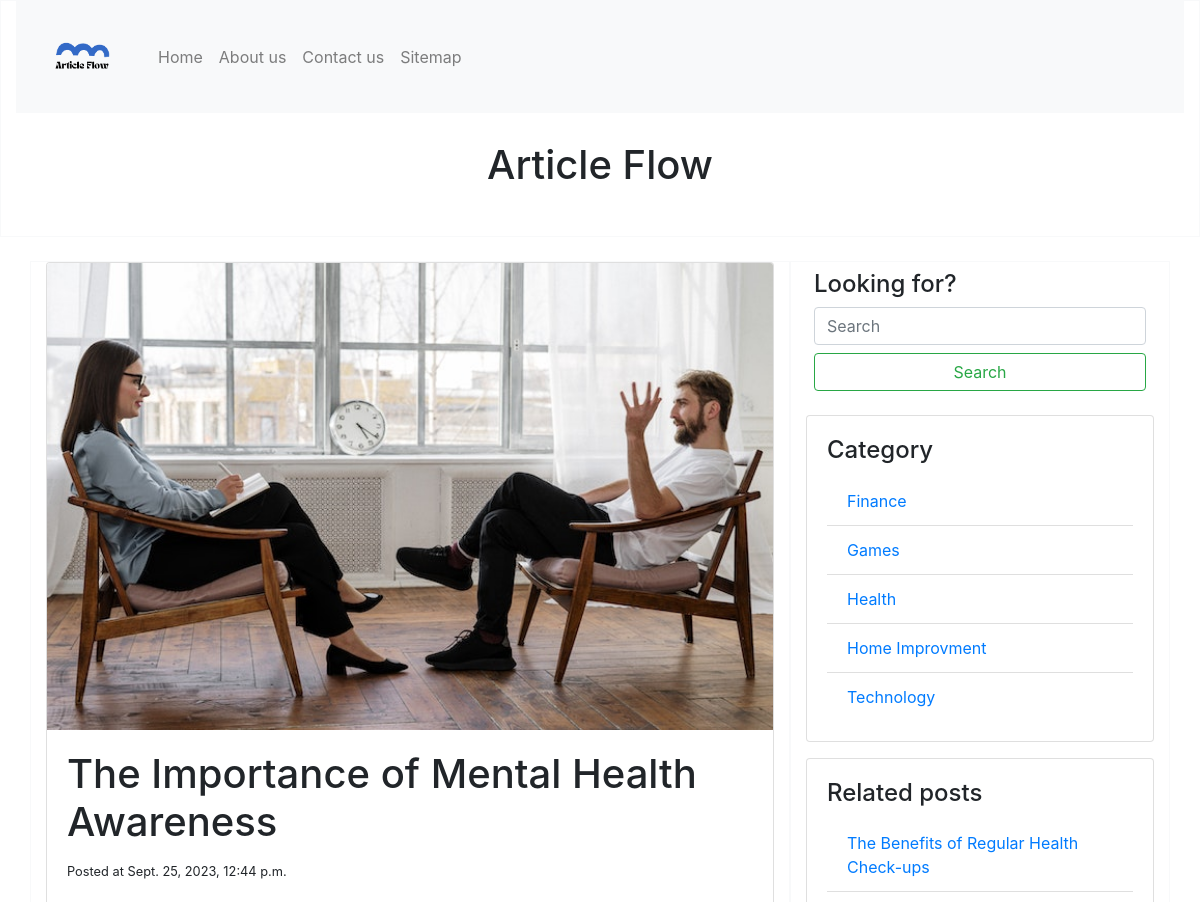
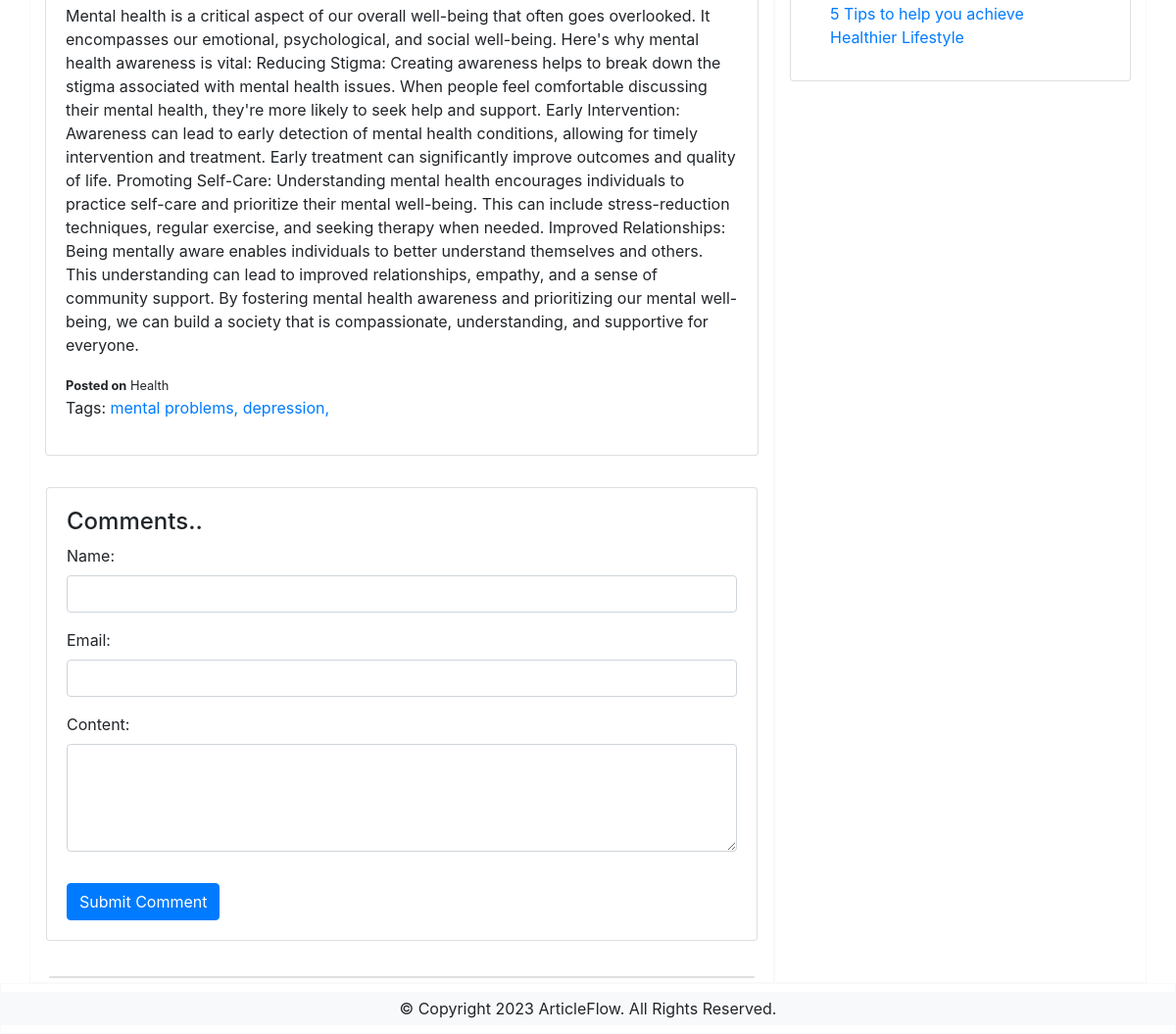
The app's page /blog/the-importance-of-mental-health-awareness/ with its own data (2 pictures, top to bottom).
### blogapp/models.py (models this page shows, shortened)
class Post(models.Model):
    option = (
        ('draft', 'Draft'),
        ('published', 'Published'),
    )
    title = models.CharField(max_length=250)
    slug = slug = AutoSlugField(
        populate_from='title', unique=True, null=True, default=None)
    content = models.TextField()
    images = models.ImageField(upload_to='images')
    category = models.ForeignKey(Category, on_delete=models.CASCADE)
    created_at = models.DateTimeField(auto_now_add=True)
    updated_at = models.DateTimeField(auto_now=True)
    pub_status = models.CharField(
        max_length=10, choices=option, default='draft')
    author = models.ForeignKey(User, on_delete=models.PROTECT)
    tags = TaggableManager()
    class Meta:
        ordering = ['-created_at']

class Category(models.Model):
    title = models.CharField(max_length=250)
    slug = slug = AutoSlugField(
        populate_from='title', unique=True, null=True, default=None)
    def __str__(self):
        return self.title
    class Meta:
        ordering = ['title']
        verbose_name_plural = 'Categories'

### blogapp/views.py (the view)
# urls.py: path('blog/<slug:slug>/', views.post_detail, name='post_detail'),
def post_detail(request, slug):
    post = get_object_or_404(Post, slug=slug)
    all_cat = Category.objects.all()
    category = post.category
    related_posts = Post.objects.filter(category=category).exclude(slug=slug)
    all_comments = post.comments.all()
    if request.method == "POST":
        form = CommentForm(request.POST)
        if form.is_valid():
            comment = form.save(commit=False)
            comment.post = post
            comment.save()
    else:
        form = CommentForm()
    context = {
        'post': post,
        'related_posts': related_posts,
        'all_cats': all_cat,
        'cform': form,
        'all_comments': all_comments,
    }
    return render(request, 'postdetail.html', context)

### blogapp/forms.py
class CommentForm(forms.ModelForm):
    class Meta:
        model = Comment
        fields = ['name', 'email', 'content']
        widgets = {
            'name': forms.TextInput(attrs={'class': 'form-control'}),
            'email': forms.EmailInput(attrs={'class': 'form-control'}),
            'content': forms.Textarea(attrs={'class': 'form-control', 'rows': 4}),
        }

### templates/postdetail.html (shortened to what this page needs)
{% extends 'base.html' %}
{% block content %}
  <div class="row">
    <div class="col">
      <div class="card mb-3">
        <img class="card-img-top img-fluid" src="{{ post.images.url }}" alt="Card image cap" />
        <div class="card-body">
          <h1 class="card-title">{{ post.title }}</h1>
          <small>Posted at {{ post.created_at }}</small> <br /><br />
          <p class="card-text">{{ post.content }}</p>
          <small><b>Posted on</b> {{ post.category }}</small>
          <p>
            Tags:{% for tag in post.tags.all %}
              <a href="{% url 'tag_posts' tag.slug %}">{{ tag.name }},</a>
            {% endfor %}
          </p>
        </div>
      </div>
    </div>
  </div>
{% endblock %}
{% block comment %}
  <div class="row">
    <div class="col p-3">
      <div class="card mb-3">
        <div class="card-body">
          <h4>Comments..</h4>
          <form method="POST">
            {{ cform.as_p }}
            <button type="submit" class="btn btn-primary mt-3">Submit Comment</button>
          </form>
        </div>
      </div>
    </div>
  </div>
  <div class="row">
    <div class="col">
      <div class="card m-1">
      </div>
    </div>
  </div>
{% endblock %}
{% block category %}
  <div class="row">
    <div class="col category">
      <div class="card">
        <div class="card-body">
          <h4 class="card-title">Category</h4>
          <ul class="list-group list-group-flush">
            {% for x in all_cats %}
              <li class="list-group-item">
                <a href="{% url 'category' x.slug %}" class="card-link">{{ x.title }}</a>
              </li>
            {% endfor %}
          </ul>
        </div>
      </div>
    </div>
  </div>
{% endblock %}
{% block sidebarposts %}
  <div class="row">
    <div class="col related-post mt-3">
      <div class="card">
        <div class="card-body">
          <h4 class="card-title">Related posts</h4>
          <ul class="list-group list-group-flush">
            {% for post in related_posts %}
              <li class="list-group-item">
                <a href="{% url 'post_detail' post.slug %}" class="card-link">{{ post.title }}</a>
              </li>
            {% endfor %}
          </ul>
        </div>
      </div>
    </div>
  </div>
{% endblock %}

### static/css/style.css (style rules this page uses)
a { text-decoration: none; }
.trendy-posts, .related-post li { list-style: square; }

### records on screen
Post: images (picture), title "The Importance of Mental Health Awareness", created_at "Sept. 25, 2023, 12:44 p.m.", content "Mental health is a critical aspect of our overall well-being that often goes overlooked. It encompasses our emotional, psychological, and social well-being. Here's why mental health awareness is vital: Reducing Stigma: Creating awareness helps to break down the stigma associated with mental health issues. When people feel comfortable discussing their mental health, they're more likely to seek help and support. Early Intervention: Awareness can lead to early detection of mental health conditions, allowing for timely intervention and treatment. Early treatment can significantly improve outcomes and quality of life. Promoting Self-Care: Understanding mental health encourages individuals to…", category "Health"
Tag: name "mental problems"
Tag: name "depression"
Category: title "Finance"
Category: title "Games"
Category: title "Health"
Category: title "Home Improvment"
Category: title "Technology"
Post: title "The Benefits of Regular Health Check-ups"
Post: title "5 Tips to help you achieve Healthier Lifestyle"
